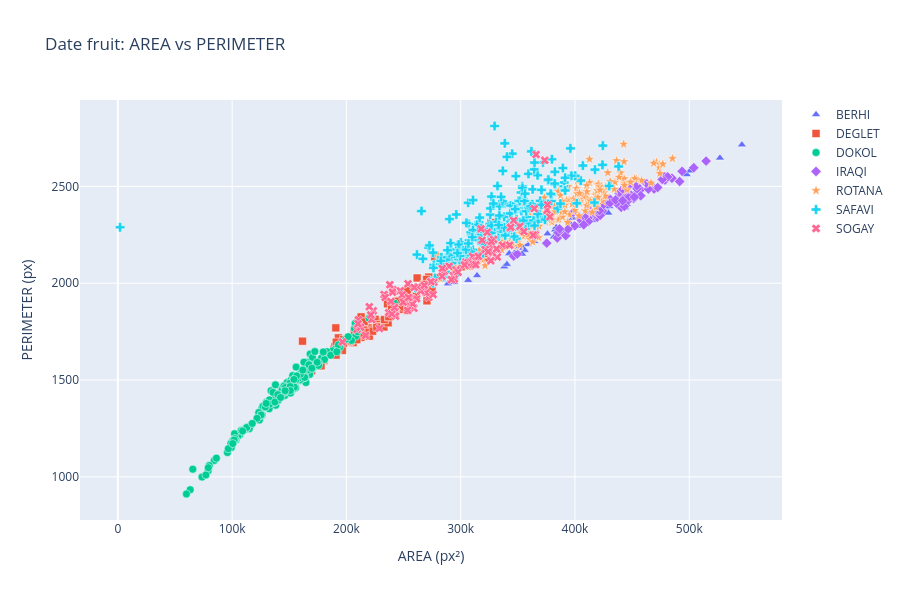

Source (notebook cell):
### Markdown cell above
## Task 6: 2D plot of the first two dimensions

> Plot the data points using the first two dimensions in 2d plots. Use different shapes (triangle, square, circle,
> diamond, ...) to plot data points for different classes. You should use the class information from class label and
> use them when you decide on shapes. 2D plot must be interactive.

The figure is built in a function so that task 8 can reuse exactly the same points.

### Code cell
def make_2d_figure():
    fig = go.Figure()
    for k, name in enumerate(class_names):
        pts = X[y == k]
        fig.add_trace(go.Scatter(
            x=pts[:, 0], y=pts[:, 1], mode="markers", name=name,
            marker=dict(symbol=symbols_2d[k], size=8, color=colors[k],
                        line=dict(color="white", width=0.5))))
    fig.update_layout(title="Date fruit: " + feature_names[0] + " vs " + feature_names[1],
                      xaxis_title=feature_names[0] + " (px²)",
                      yaxis_title=feature_names[1] + " (px)",
                      width=900, height=600)
    return fig

make_2d_figure().show()
